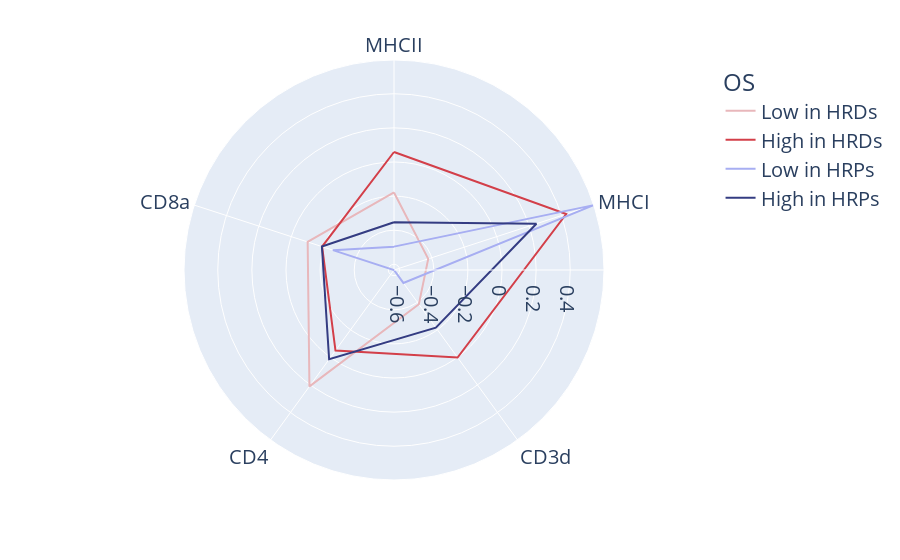
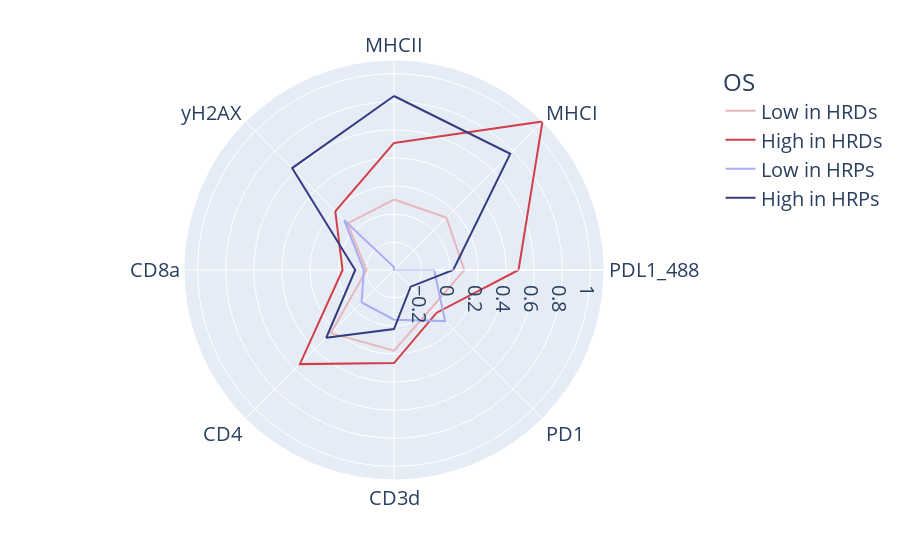

Here is the notebook cell these charts were saved with, in order:
### Markdown cell above
### Characterisation of cell populations across OS groups. 

Radial plots showcase the median values of pre-processed marker intensities in cancer cells separately for PDS and IDS samples within four OS groups: short in HRDs, long in HRDs, short in HRPs, and long in HRPs.

### Code cell
df = analysis_of_OS_results.prep_df(cells_df)

analysis_of_OS_results.create_spider_plot_for_four_OS(df,'Cancer','PDS',top_markers=['MHCII','MHCI','CD3d','CD4','CD8a'])
analysis_of_OS_results.create_spider_plot_for_four_OS(df,'Cancer','IDS',top_markers=['MHCII','MHCI','PDL1_488','PD1','CD3d','CD4','CD8a','yH2AX'])

### Figure 1 — Plotly figure (JSON) as saved in the notebook; plotly's stock layout.template omitted (floating-point values rounded to 4 significant figures)
{"data": [{"hovertemplate": "OS=Low in HRDs<br>r=%{r}<br>theta=%{theta}<extra></extra>", "legendgroup": "Low in HRDs", "line": {"color": "#e8b7bb", "dash": "solid"}, "marker": {"symbol": "circle"}, "mode": "lines", "name": "Low in HRDs", "r": [-0.1786, -0.4223, -0.3853, 0.2102, -0.101, -0.1786], "showlegend": true, "subplot": "polar", "theta": ["MHCII", "MHCI", "CD3d", "CD4", "CD8a", "MHCII"], "type": "scatterpolar"}, {"hovertemplate": "OS=High in HRDs<br>r=%{r}<br>theta=%{theta}<extra></extra>", "legendgroup": "High in HRDs", "line": {"color": "#D33F49", "dash": "solid"}, "marker": {"symbol": "circle"}, "mode": "lines", "name": "High in HRDs", "r": [0.05864, 0.4283, 0.0007328, -0.04968, -0.1901, 0.05864], "showlegend": true, "subplot": "polar", "theta": ["MHCII", "MHCI", "CD3d", "CD4", "CD8a", "MHCII"], "type": "scatterpolar"}, {"hovertemplate": "OS=Low in HRPs<br>r=%{r}<br>theta=%{theta}<extra></extra>", "legendgroup": "Low in HRPs", "line": {"color": "#A7AEF2", "dash": "solid"}, "marker": {"symbol": "circle"}, "mode": "lines", "name": "Low in HRPs", "r": [-0.4962, 0.5979, -0.5395, -0.6333, -0.2563, -0.4962], "showlegend": true, "subplot": "polar", "theta": ["MHCII", "MHCI", "CD3d", "CD4", "CD8a", "MHCII"], "type": "scatterpolar"}, {"hovertemplate": "OS=High in HRPs<br>r=%{r}<br>theta=%{theta}<extra></extra>", "legendgroup": "High in HRPs", "line": {"color": "#343c82", "dash": "solid"}, "marker": {"symbol": "circle"}, "mode": "lines", "name": "High in HRPs", "r": [-0.3535, 0.2447, -0.2157, 0.0138, -0.1887, -0.3535], "showlegend": true, "subplot": "polar", "theta": ["MHCII", "MHCI", "CD3d", "CD4", "CD8a", "MHCII"], "type": "scatterpolar"}], "layout": {"font": {"size": 20}, "legend": {"title": {"text": "OS"}, "tracegroupgap": 0}, "margin": {"t": 60}, "paper_bgcolor": "rgba(0, 0, 0, 0)", "plot_bgcolor": "rgba(0, 0, 0, 0)", "polar": {"angularaxis": {"direction": "clockwise", "rotation": 90}, "domain": {"x": [0, 1], "y": [0, 1]}, "radialaxis": {"range": [-0.6333, 0.5979]}}}}

### Figure 2 — Plotly figure (JSON) as saved in the notebook; plotly's stock layout.template omitted (floating-point values rounded to 4 significant figures)
{"data": [{"hovertemplate": "OS=Low in HRDs<br>r=%{r}<br>theta=%{theta}<extra></extra>", "legendgroup": "Low in HRDs", "line": {"color": "#e8b7bb", "dash": "solid"}, "marker": {"symbol": "circle"}, "mode": "lines", "name": "Low in HRDs", "r": [0.104, 0.1299, 0.1027, -0.01723, 0.1762, 0.2382, -0.2017, 0.07085, 0.104], "showlegend": true, "subplot": "polar", "theta": ["MHCII", "MHCI", "PDL1_488", "PD1", "CD3d", "CD4", "CD8a", "yH2AX", "MHCII"], "type": "scatterpolar"}, {"hovertemplate": "OS=High in HRDs<br>r=%{r}<br>theta=%{theta}<extra></extra>", "legendgroup": "High in HRDs", "line": {"color": "#D33F49", "dash": "solid"}, "marker": {"symbol": "circle"}, "mode": "lines", "name": "High in HRDs", "r": [0.5067, 1.096, 0.4886, 0.03267, 0.2652, 0.5496, -0.03119, 0.1935, 0.5067], "showlegend": true, "subplot": "polar", "theta": ["MHCII", "MHCI", "PDL1_488", "PD1", "CD3d", "CD4", "CD8a", "yH2AX", "MHCII"], "type": "scatterpolar"}, {"hovertemplate": "OS=Low in HRPs<br>r=%{r}<br>theta=%{theta}<extra></extra>", "legendgroup": "Low in HRPs", "line": {"color": "#A7AEF2", "dash": "solid"}, "marker": {"symbol": "circle"}, "mode": "lines", "name": "Low in HRPs", "r": [-0.378, -0.397, -0.1113, 0.1169, -0.04331, -0.07138, -0.1819, 0.104, -0.378], "showlegend": true, "subplot": "polar", "theta": ["MHCII", "MHCI", "PDL1_488", "PD1", "CD3d", "CD4", "CD8a", "yH2AX", "MHCII"], "type": "scatterpolar"}, {"hovertemplate": "OS=High in HRPs<br>r=%{r}<br>theta=%{theta}<extra></extra>", "legendgroup": "High in HRPs", "line": {"color": "#343c82", "dash": "solid"}, "marker": {"symbol": "circle"}, "mode": "lines", "name": "High in HRPs", "r": [0.8404, 0.7724, 0.02422, -0.2294, 0.02338, 0.2842, -0.1211, 0.6275, 0.8404], "showlegend": true, "subplot": "polar", "theta": ["MHCII", "MHCI", "PDL1_488", "PD1", "CD3d", "CD4", "CD8a", "yH2AX", "MHCII"], "type": "scatterpolar"}], "layout": {"font": {"size": 20}, "legend": {"title": {"text": "OS"}, "tracegroupgap": 0}, "margin": {"t": 60}, "paper_bgcolor": "rgba(0, 0, 0, 0)", "plot_bgcolor": "rgba(0, 0, 0, 0)", "polar": {"angularaxis": {"direction": "clockwise", "rotation": 90}, "domain": {"x": [0, 1], "y": [0, 1]}, "radialaxis": {"range": [-0.397, 1.096]}}}}
